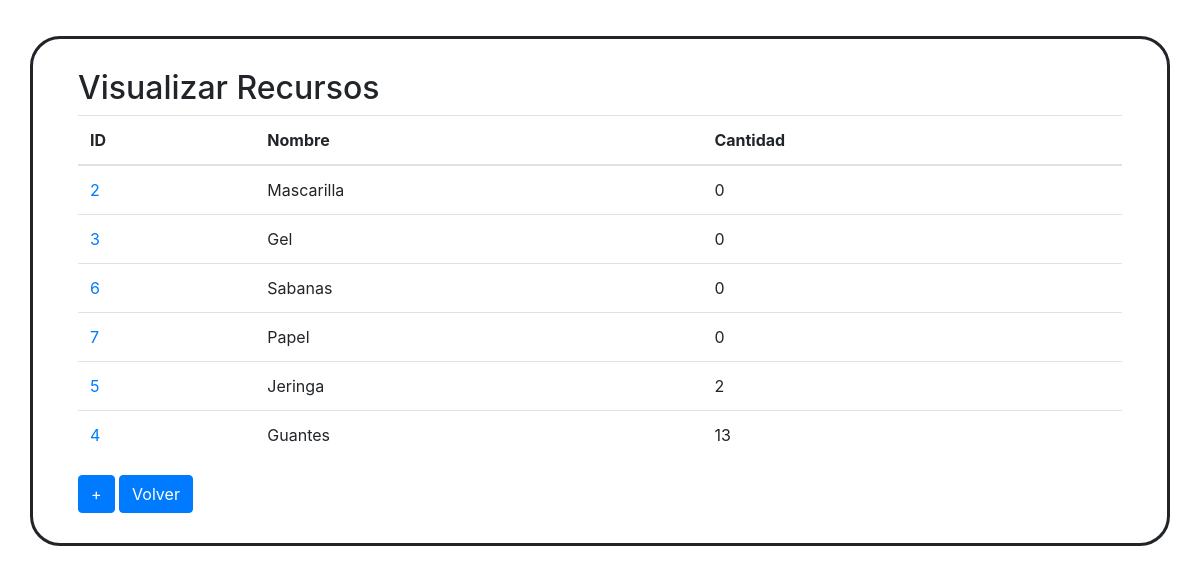
/Proyecto/listarRecursos.php (signed in), run on the app's committed database.
### tables this page shows
CREATE TABLE `recursos` (
  `ID` int(11) NOT NULL,
  `Nombre` char(30) NOT NULL,
  `Cantidad` int(11) NOT NULL DEFAULT 0
);

### htdocs/Proyecto/utils.php (called while the page is built, shortened)
<?php
    include_once 'model.php';
     function obtenerRecursos()
     {
        $con = mysqli_connect(HOST_DB,USUARIO_DB,USUARIO_PASS,NOMBRE_DB);
        $sql = "SELECT * FROM Recursos ORDER BY Cantidad ASC";
        $resultado = mysqli_query($con, $sql);
        $recursos=array();
        $i = 0;
        while($fila = mysqli_fetch_array($resultado))
        {
            $recurso = new Recursos($fila['ID'], $fila['Nombre'], $fila['Cantidad']);
            $recursos[$i] = $recurso;
            $i += 1;
        }
        return $recursos;
     }
?>

### htdocs/Proyecto/model.php (called while the page is built, shortened)
<?php
    class Recursos
    {
        function __construct($id,$nombre,$cantidad)
        {
            $this->id = $id;
            $this->cantidad = $cantidad;
            $this->nombre = $nombre;
        }
    }
?>

### htdocs/Proyecto/listarRecursos.php (the view, shortened to what this page needs)
<?php
    include_once 'utils.php';
    include_once 'model.php';
    $error = false;
    if($error == false)
    {
        $recursos = obtenerRecursos();
    }
?>
<!DOCTYPE html>
<html>
    <head>
        <link rel="stylesheet" href="https://stackpath.bootstrapcdn.com/bootstrap/4.5.0/css/bootstrap.min.css">
    </head>
    <body>
        <div class="container" style="border-radius: 30px;border: solid;padding: 30px;margin-top: 3%;">
            <div class="container">
                <h2>Visualizar Recursos</h2>
            </div>
            <div class="container">
                <table class="table">
                    <thead>
                        <tr>
                            <th scope="col">ID</th>
                            <th scope="col">Nombre</th>
                            <th scope="col">Cantidad</th>
                        </tr>
                    </thead>
                    <tbody>
                        <?php
                            $cadena = "";
                            foreach($recursos as $r)
                            {
                                $cadena.="<tr>";
                                $cadena .= "<td><a href='modificarRecurso.php?id=".$r->id."'>".$r->id."</a></td>";
                                $cadena .= "<td>".$r->nombre."</td>";
                                $cadena .= "<td>".$r->cantidad."</td>";
                                $cadena .= "</tr>";
                            }
                            echo $cadena;
                        ?>
                    </tbody>
                </table>
            </div>
            <div class="container">
                <a href = "agregarR.php"><button class="btn btn-primary" type ="button">+</button></a>
                <a href = "admin.php"><button class="btn btn-primary" type ="button">Volver</button></a>
            </div>
        </div>
    </body>
</html>

### data on the page
recursos: ID "2", Nombre "Mascarilla", Cantidad "0"
recursos: ID "3", Nombre "Gel", Cantidad "0"
recursos: ID "6", Nombre "Sabanas", Cantidad "0"
recursos: ID "7", Nombre "Papel", Cantidad "0"
recursos: ID "5", Nombre "Jeringa", Cantidad "2"
recursos: ID "4", Nombre "Guantes", Cantidad "13"
